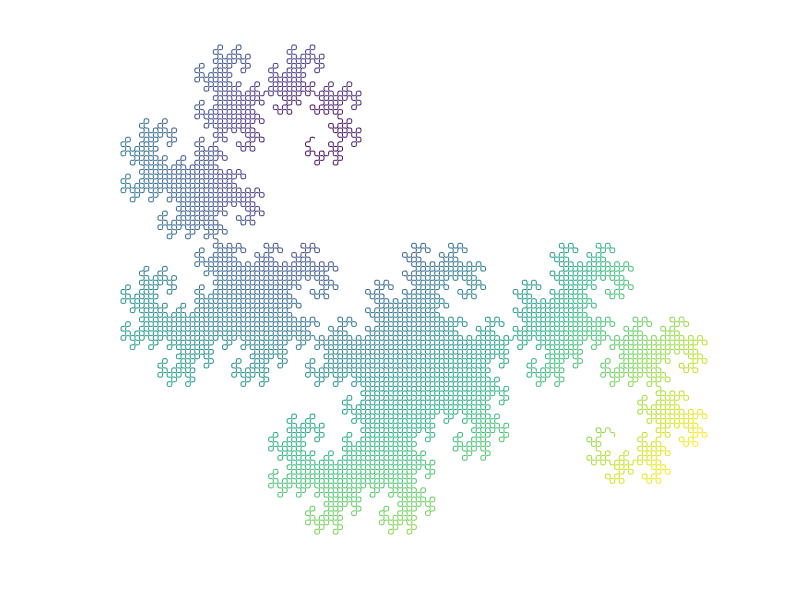

The MATLAB source for this figure: (Note: this script raises an error after producing the figure.)
%dragon curve
dvec=['1'];
rough=[];
len_dvec=1;
iters=12;  %dont exceed 12
%loop to make sequence
%      110
%    1101100
%110110011100100
for loop_count=1:iters
    len_dvec=length(dvec);
    rough=dvec;
    rough(len_dvec*0.5+0.5)='0';
    dvec=[dvec '1' rough];
end

x=0;y=0;
len_dvec=length(dvec);
theta=pi/2;
x1=0;y1=0;x2=0;y2=0;
x_arr=zeros(len_dvec*2,1);
y_arr=zeros(len_dvec*2,1);
for k=1:len_dvec
    if dvec(k)=='1'
        [x1,y1]=pol2cart(theta,0.75);
        x=x+x1;y=y+y1;
        x_arr(2*k-1)=x;
        y_arr(2*k-1)=y;
        theta=theta+pi/4;
        [x2,y2]=pol2cart(theta,sqrt(2)*0.25);
        x=x+x2;y=y+y2;
        x_arr(2*k)=x;
        y_arr(2*k)=y;
        theta=theta+pi/4;
    else
        [x1,y1]=pol2cart(theta,0.75);
        x=x+x1;y=y+y1;
        x_arr(2*k-1)=x;
        y_arr(2*k-1)=y;
        theta=theta-pi/4;
        [x2,y2]=pol2cart(theta,sqrt(2)*0.25);
        x=x+x2;y=y+y2;
        x_arr(2*k)=x;
        y_arr(2*k)=y;
        theta=theta-pi/4;
    end
    
end

choice=1;
if choice
    %line(x_arr,y_arr,'color','k'),axis equal off
    x_arr=[x_arr ; nan];
    y_arr=[y_arr ; nan];
    patch(x_arr,y_arr,sqrt(x_arr.^2+y_arr.^2), 'edgecolor','flat','facecolor','none');
    axis equal off,colormap hsv(256)
else
    cmap=hsv(64);
    cmap=[cmap;flipud(cmap)];
    x=x_arr(1);
    y=y_arr(1);
    for n=2:length(x_arr)
        line([x x_arr(n)],[y y_arr(n)],'color',cmap(mod(n,128)+1,:));
        x=x_arr(n);
        y=y_arr(n);
    end
    axis off equal
    
end
